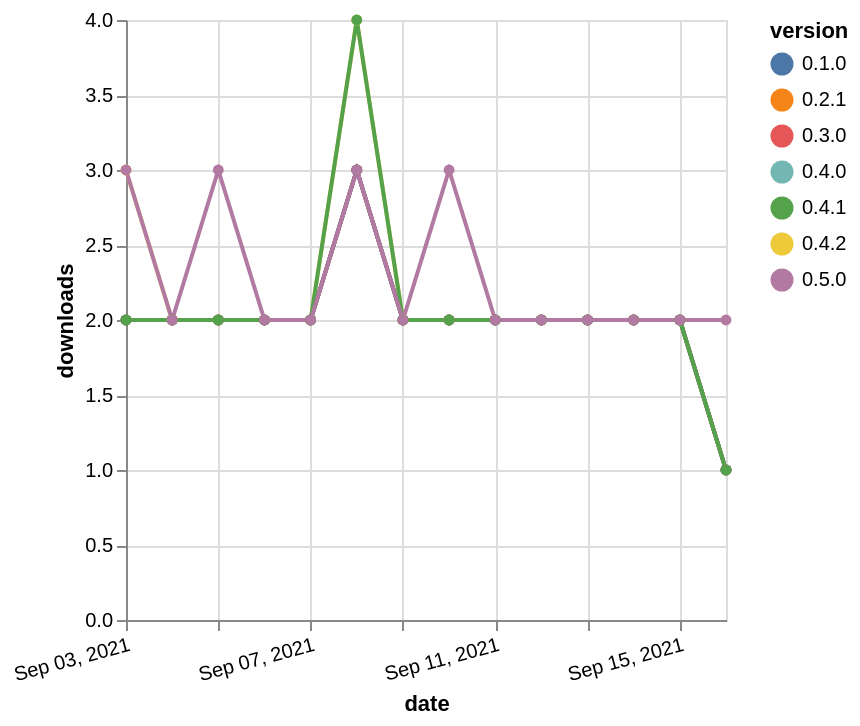

Source (Vega-Lite JSON):
### Vega-Lite specification from a JSON file in a GitHub repository (floating-point values rounded to 4 significant figures)
{"$schema": "https://vega.github.io/schema/vega-lite/v5.json", "description": "A simple bar chart with embedded data.", "data": {"values": [{"date": "2021-09-03", "total": 579, "delta": 2, "version": "0.4.0"}, {"date": "2021-09-04", "total": 581, "delta": 2, "version": "0.4.0"}, {"date": "2021-09-05", "total": 583, "delta": 2, "version": "0.4.0"}, {"date": "2021-09-06", "total": 585, "delta": 2, "version": "0.4.0"}, {"date": "2021-09-07", "total": 587, "delta": 2, "version": "0.4.0"}, {"date": "2021-09-08", "total": 590, "delta": 3, "version": "0.4.0"}, {"date": "2021-09-09", "total": 592, "delta": 2, "version": "0.4.0"}, {"date": "2021-09-10", "total": 594, "delta": 2, "version": "0.4.0"}, {"date": "2021-09-11", "total": 596, "delta": 2, "version": "0.4.0"}, {"date": "2021-09-12", "total": 598, "delta": 2, "version": "0.4.0"}, {"date": "2021-09-13", "total": 600, "delta": 2, "version": "0.4.0"}, {"date": "2021-09-14", "total": 602, "delta": 2, "version": "0.4.0"}, {"date": "2021-09-15", "total": 604, "delta": 2, "version": "0.4.0"}, {"date": "2021-09-16", "total": 605, "delta": 1, "version": "0.4.0"}, {"date": "2021-09-03", "total": 966, "delta": 2, "version": "0.2.1"}, {"date": "2021-09-04", "total": 968, "delta": 2, "version": "0.2.1"}, {"date": "2021-09-05", "total": 970, "delta": 2, "version": "0.2.1"}, {"date": "2021-09-06", "total": 972, "delta": 2, "version": "0.2.1"}, {"date": "2021-09-07", "total": 974, "delta": 2, "version": "0.2.1"}, {"date": "2021-09-08", "total": 977, "delta": 3, "version": "0.2.1"}, {"date": "2021-09-09", "total": 979, "delta": 2, "version": "0.2.1"}, {"date": "2021-09-10", "total": 981, "delta": 2, "version": "0.2.1"}, {"date": "2021-09-11", "total": 983, "delta": 2, "version": "0.2.1"}, {"date": "2021-09-12", "total": 985, "delta": 2, "version": "0.2.1"}, {"date": "2021-09-13", "total": 987, "delta": 2, "version": "0.2.1"}, {"date": "2021-09-14", "total": 989, "delta": 2, "version": "0.2.1"}, {"date": "2021-09-15", "total": 991, "delta": 2, "version": "0.2.1"}, {"date": "2021-09-16", "total": 992, "delta": 1, "version": "0.2.1"}, {"date": "2021-09-03", "total": 390, "delta": 3, "version": "0.4.2"}, {"date": "2021-09-04", "total": 392, "delta": 2, "version": "0.4.2"}, {"date": "2021-09-05", "total": 394, "delta": 2, "version": "0.4.2"}, {"date": "2021-09-06", "total": 396, "delta": 2, "version": "0.4.2"}, {"date": "2021-09-07", "total": 398, "delta": 2, "version": "0.4.2"}, {"date": "2021-09-08", "total": 402, "delta": 4, "version": "0.4.2"}, {"date": "2021-09-09", "total": 404, "delta": 2, "version": "0.4.2"}, {"date": "2021-09-10", "total": 406, "delta": 2, "version": "0.4.2"}, {"date": "2021-09-11", "total": 408, "delta": 2, "version": "0.4.2"}, {"date": "2021-09-12", "total": 410, "delta": 2, "version": "0.4.2"}, {"date": "2021-09-13", "total": 412, "delta": 2, "version": "0.4.2"}, {"date": "2021-09-14", "total": 414, "delta": 2, "version": "0.4.2"}, {"date": "2021-09-15", "total": 416, "delta": 2, "version": "0.4.2"}, {"date": "2021-09-16", "total": 417, "delta": 1, "version": "0.4.2"}, {"date": "2021-09-03", "total": 910, "delta": 2, "version": "0.3.0"}, {"date": "2021-09-04", "total": 912, "delta": 2, "version": "0.3.0"}, {"date": "2021-09-05", "total": 914, "delta": 2, "version": "0.3.0"}, {"date": "2021-09-06", "total": 916, "delta": 2, "version": "0.3.0"}, {"date": "2021-09-07", "total": 918, "delta": 2, "version": "0.3.0"}, {"date": "2021-09-08", "total": 921, "delta": 3, "version": "0.3.0"}, {"date": "2021-09-09", "total": 923, "delta": 2, "version": "0.3.0"}, {"date": "2021-09-10", "total": 925, "delta": 2, "version": "0.3.0"}, {"date": "2021-09-11", "total": 927, "delta": 2, "version": "0.3.0"}, {"date": "2021-09-12", "total": 929, "delta": 2, "version": "0.3.0"}, {"date": "2021-09-13", "total": 931, "delta": 2, "version": "0.3.0"}, {"date": "2021-09-14", "total": 933, "delta": 2, "version": "0.3.0"}, {"date": "2021-09-15", "total": 935, "delta": 2, "version": "0.3.0"}, {"date": "2021-09-16", "total": 936, "delta": 1, "version": "0.3.0"}, {"date": "2021-09-03", "total": 1046, "delta": 2, "version": "0.1.0"}, {"date": "2021-09-04", "total": 1048, "delta": 2, "version": "0.1.0"}, {"date": "2021-09-05", "total": 1050, "delta": 2, "version": "0.1.0"}, {"date": "2021-09-06", "total": 1052, "delta": 2, "version": "0.1.0"}, {"date": "2021-09-07", "total": 1054, "delta": 2, "version": "0.1.0"}, {"date": "2021-09-08", "total": 1057, "delta": 3, "version": "0.1.0"}, {"date": "2021-09-09", "total": 1059, "delta": 2, "version": "0.1.0"}, {"date": "2021-09-10", "total": 1061, "delta": 2, "version": "0.1.0"}, {"date": "2021-09-11", "total": 1063, "delta": 2, "version": "0.1.0"}, {"date": "2021-09-12", "total": 1065, "delta": 2, "version": "0.1.0"}, {"date": "2021-09-13", "total": 1067, "delta": 2, "version": "0.1.0"}, {"date": "2021-09-14", "total": 1069, "delta": 2, "version": "0.1.0"}, {"date": "2021-09-15", "total": 1071, "delta": 2, "version": "0.1.0"}, {"date": "2021-09-16", "total": 1072, "delta": 1, "version": "0.1.0"}, {"date": "2021-09-03", "total": 581, "delta": 2, "version": "0.4.1"}, {"date": "2021-09-04", "total": 583, "delta": 2, "version": "0.4.1"}, {"date": "2021-09-05", "total": 585, "delta": 2, "version": "0.4.1"}, {"date": "2021-09-06", "total": 587, "delta": 2, "version": "0.4.1"}, {"date": "2021-09-07", "total": 589, "delta": 2, "version": "0.4.1"}, {"date": "2021-09-08", "total": 593, "delta": 4, "version": "0.4.1"}, {"date": "2021-09-09", "total": 595, "delta": 2, "version": "0.4.1"}, {"date": "2021-09-10", "total": 597, "delta": 2, "version": "0.4.1"}, {"date": "2021-09-11", "total": 599, "delta": 2, "version": "0.4.1"}, {"date": "2021-09-12", "total": 601, "delta": 2, "version": "0.4.1"}, {"date": "2021-09-13", "total": 603, "delta": 2, "version": "0.4.1"}, {"date": "2021-09-14", "total": 605, "delta": 2, "version": "0.4.1"}, {"date": "2021-09-15", "total": 607, "delta": 2, "version": "0.4.1"}, {"date": "2021-09-16", "total": 608, "delta": 1, "version": "0.4.1"}, {"date": "2021-09-03", "total": 212, "delta": 3, "version": "0.5.0"}, {"date": "2021-09-04", "total": 214, "delta": 2, "version": "0.5.0"}, {"date": "2021-09-05", "total": 217, "delta": 3, "version": "0.5.0"}, {"date": "2021-09-06", "total": 219, "delta": 2, "version": "0.5.0"}, {"date": "2021-09-07", "total": 221, "delta": 2, "version": "0.5.0"}, {"date": "2021-09-08", "total": 224, "delta": 3, "version": "0.5.0"}, {"date": "2021-09-09", "total": 226, "delta": 2, "version": "0.5.0"}, {"date": "2021-09-10", "total": 229, "delta": 3, "version": "0.5.0"}, {"date": "2021-09-11", "total": 231, "delta": 2, "version": "0.5.0"}, {"date": "2021-09-12", "total": 233, "delta": 2, "version": "0.5.0"}, {"date": "2021-09-13", "total": 235, "delta": 2, "version": "0.5.0"}, {"date": "2021-09-14", "total": 237, "delta": 2, "version": "0.5.0"}, {"date": "2021-09-15", "total": 239, "delta": 2, "version": "0.5.0"}, {"date": "2021-09-16", "total": 241, "delta": 2, "version": "0.5.0"}]}, "width": "container", "mark": {"type": "line", "point": {"filled": true}}, "encoding": {"x": {"field": "date", "type": "temporal", "timeUnit": "yearmonthdate", "title": "date", "axis": {"labelAngle": -15}}, "y": {"field": "delta", "type": "quantitative", "title": "downloads"}, "color": {"field": "version", "type": "nominal"}, "tooltip": {"field": "delta"}}}
